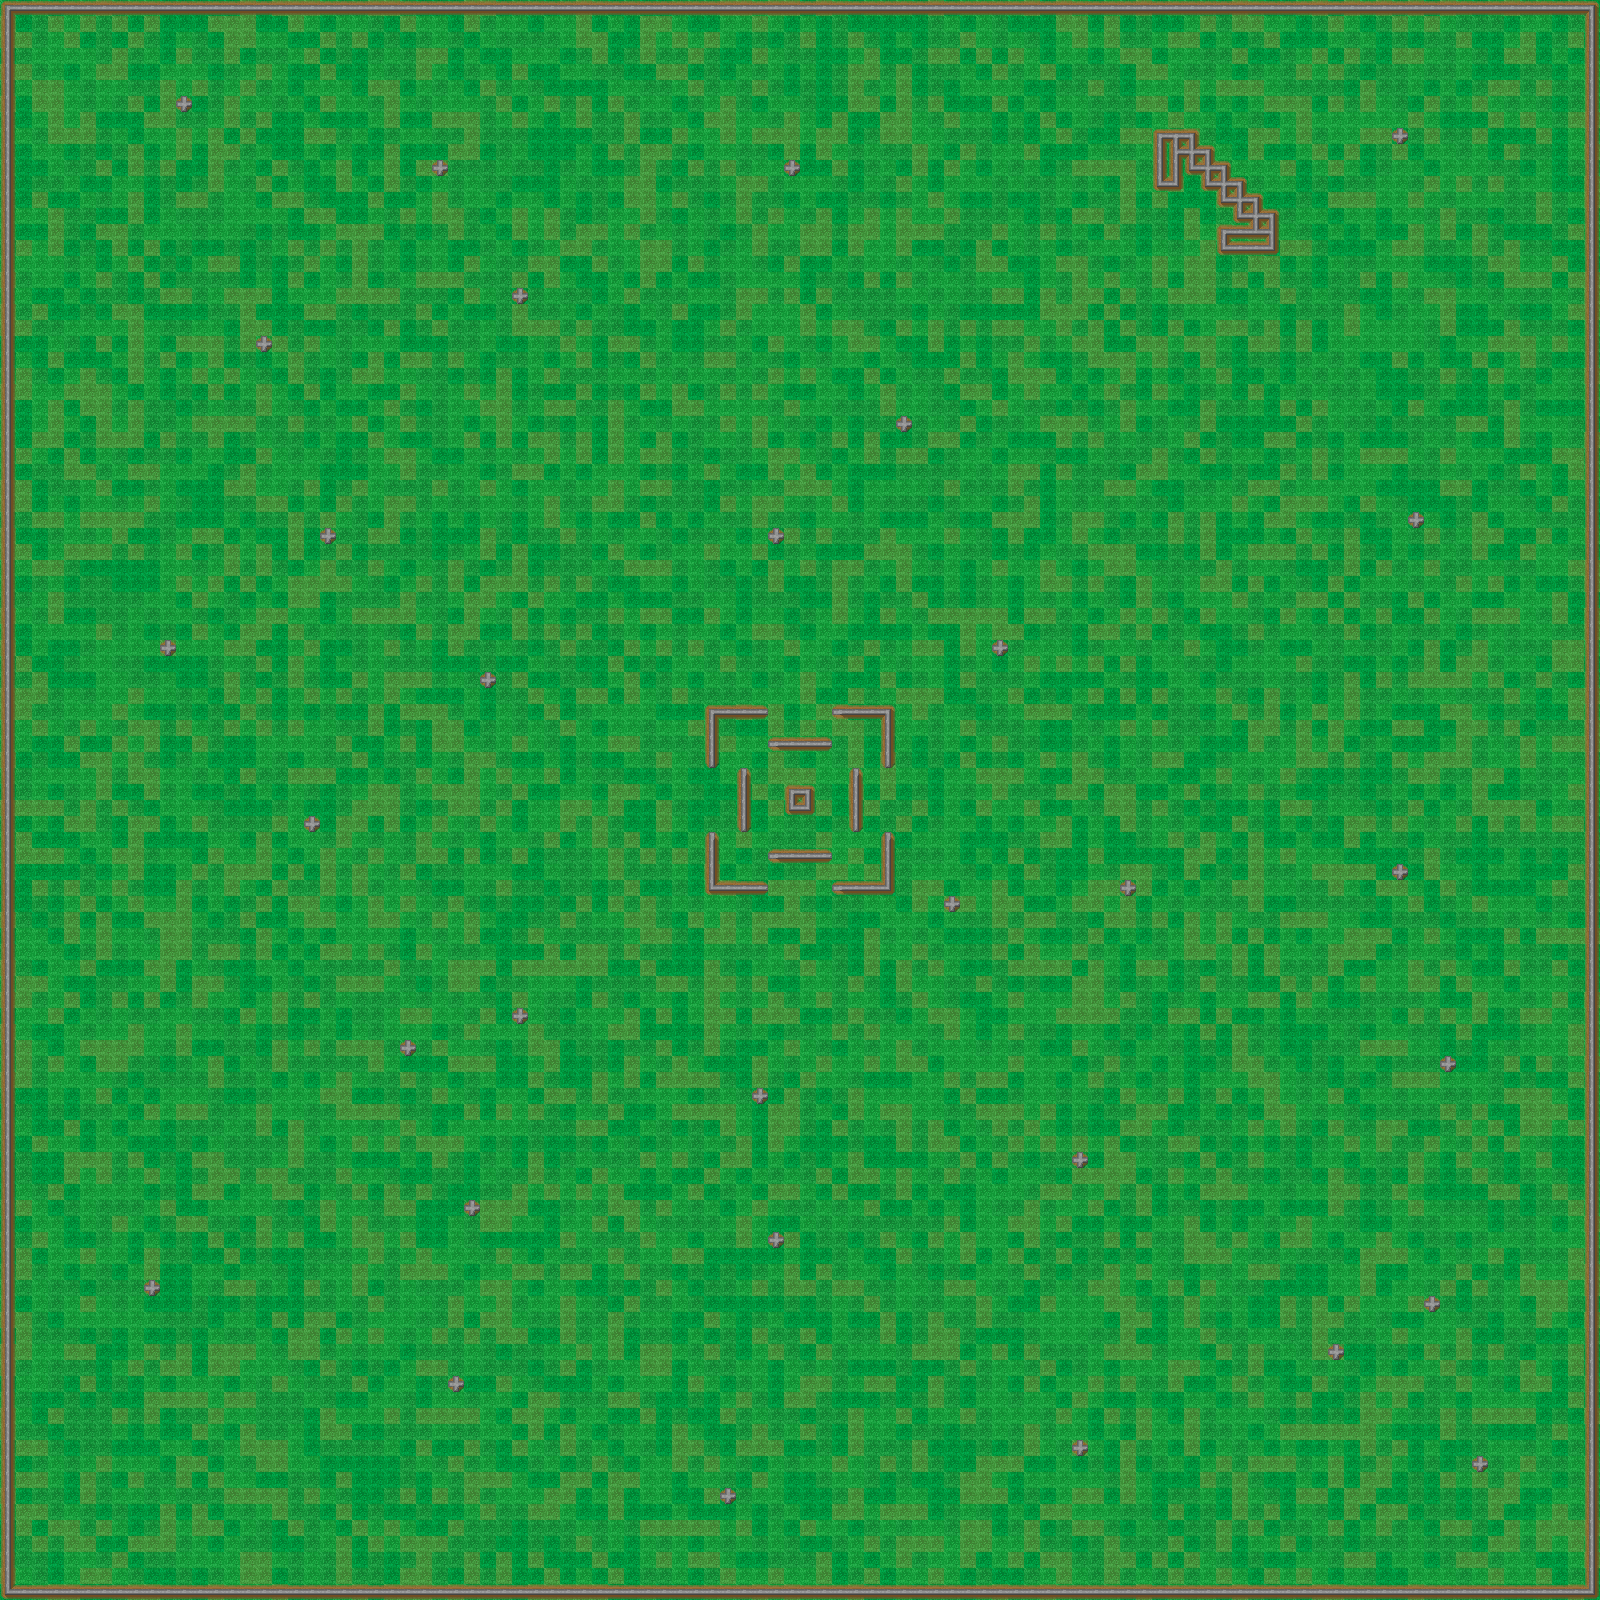

A 2D game scene composited from a Tiled map and its tileset images. What follows is a short description and the map's XML, with each tile layer's data collapsed to a summary:
An orthogonal 100x100 tile map with 16x16 px tiles, 2 tile layers (Grass, Stones) and 19 objects.

<map version="1.0" orientation="orthogonal" renderorder="right-down" width="100" height="100" tilewidth="16" tileheight="16" nextobjectid="1">
 <tileset firstgid="1" name="grass-tiles" tilewidth="16" tileheight="16" tilecount="36" columns="6">
  <image source="Photoshop/test.png" width="96" height="96" />
  <tile id="2">
   <objectgroup draworder="index">
    <object id="2" x="0" y="0" width="16" height="16" />
   </objectgroup>
  </tile>
  <tile id="3">
   <objectgroup draworder="index">
    <object id="1" x="0" y="0" width="16" height="16" />
   </objectgroup>
  </tile>
  <tile id="4">
   <objectgroup draworder="index">
    <object id="1" x="0" y="4" width="16" height="8" />
   </objectgroup>
  </tile>
  <tile id="5">
   <objectgroup draworder="index">
    <object id="1" x="0" y="4" width="16" height="8" />
   </objectgroup>
  </tile>
  <tile id="8">
   <objectgroup draworder="index">
    <object id="1" x="0" y="0" width="16" height="16" />
   </objectgroup>
  </tile>
  <tile id="10">
   <objectgroup draworder="index">
    <object id="1" x="0" y="4" width="16" height="8" />
   </objectgroup>
  </tile>
  <tile id="11">
   <objectgroup draworder="index">
    <object id="1" x="0" y="4" width="16" height="8" />
   </objectgroup>
  </tile>
  <tile id="14">
   <objectgroup draworder="index">
    <object id="1" x="0" y="0" width="12" height="16" />
   </objectgroup>
  </tile>
  <tile id="15">
   <objectgroup draworder="index">
    <object id="1" x="4" y="0" width="12" height="16" />
   </objectgroup>
  </tile>
  <tile id="16">
   <objectgroup draworder="index">
    <object id="1" x="4" y="0" width="8" height="16" />
   </objectgroup>
  </tile>
  <tile id="17">
   <objectgroup draworder="index">
    <object id="1" x="4" y="0" width="8" height="16" />
   </objectgroup>
  </tile>
  <tile id="20">
   <objectgroup draworder="index">
    <object id="1" x="0" y="0" width="16" height="12" />
   </objectgroup>
  </tile>
  <tile id="21">
   <objectgroup draworder="index">
    <object id="1" x="0" y="4" width="16" height="12" />
   </objectgroup>
  </tile>
  <tile id="22">
   <objectgroup draworder="index">
    <object id="1" x="4" y="0" width="8" height="16" />
   </objectgroup>
  </tile>
  <tile id="23">
   <objectgroup draworder="index">
    <object id="1" x="4" y="0" width="8" height="16" />
   </objectgroup>
  </tile>
  <tile id="26">
   <objectgroup draworder="index">
    <object id="1" x="4" y="0" width="12" height="12" />
   </objectgroup>
  </tile>
  <tile id="27">
   <objectgroup draworder="index">
    <object id="1" x="4" y="4" width="12" height="12" />
   </objectgroup>
  </tile>
  <tile id="32">
   <objectgroup draworder="index">
    <object id="1" x="0" y="0" width="12" height="12" />
   </objectgroup>
  </tile>
  <tile id="33">
   <objectgroup draworder="index">
    <object id="1" x="0" y="4" width="12" height="12" />
   </objectgroup>
  </tile>
 </tileset>
 <layer name="Grass" width="100" height="100">
  <data>[10000 cells, 10000 non-empty, 4 distinct tile ids]</data>
 </layer>
 <layer name="Stones" width="100" height="100">
  <data>[10000 cells, 506 non-empty, 16 distinct tile ids]</data>
 </layer>
</map>